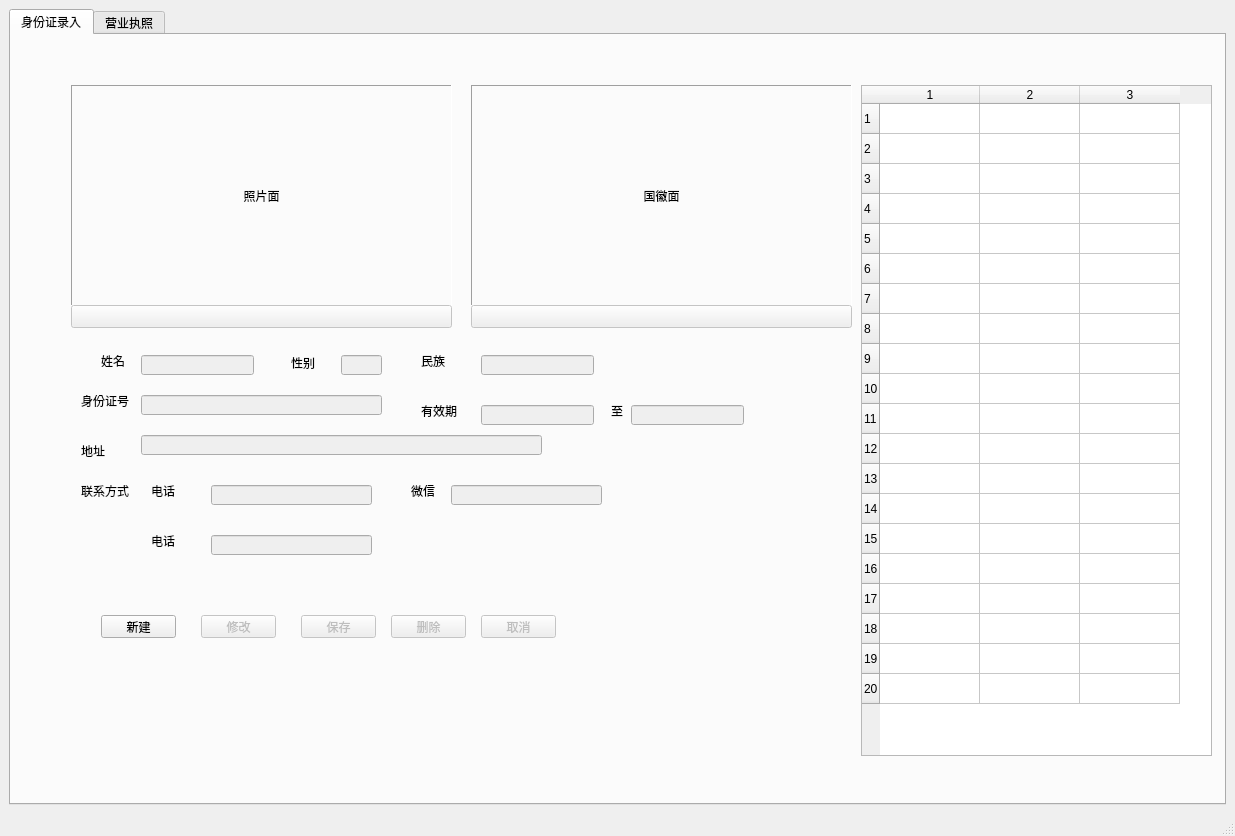
<?xml version="1.0" encoding="UTF-8"?>
<ui version="4.0">
 <class>MainWindow</class>
 <widget class="QMainWindow" name="MainWindow">
  <property name="geometry">
   <rect>
    <x>0</x>
    <y>0</y>
    <width>1235</width>
    <height>836</height>
   </rect>
  </property>
  <property name="windowTitle">
   <string>MainWindow</string>
  </property>
  <widget class="QWidget" name="centralwidget">
   <layout class="QGridLayout" name="gridLayout">
    <item row="0" column="0">
     <widget class="QTabWidget" name="tabWidget">
      <property name="currentIndex">
       <number>0</number>
      </property>
      <widget class="QWidget" name="base_info">
       <attribute name="title">
        <string>身份证录入</string>
       </attribute>
       <widget class="QLabel" name="lbl_Front">
        <property name="geometry">
         <rect>
          <x>60</x>
          <y>50</y>
          <width>381</width>
          <height>221</height>
         </rect>
        </property>
        <property name="sizePolicy">
         <sizepolicy hsizetype="Fixed" vsizetype="Fixed">
          <horstretch>0</horstretch>
          <verstretch>0</verstretch>
         </sizepolicy>
        </property>
        <property name="frameShape">
         <enum>QFrame::Panel</enum>
        </property>
        <property name="frameShadow">
         <enum>QFrame::Sunken</enum>
        </property>
        <property name="text">
         <string>照片面</string>
        </property>
        <property name="alignment">
         <set>Qt::AlignCenter</set>
        </property>
       </widget>
       <widget class="QLabel" name="lbl_back">
        <property name="geometry">
         <rect>
          <x>460</x>
          <y>50</y>
          <width>381</width>
          <height>221</height>
         </rect>
        </property>
        <property name="sizePolicy">
         <sizepolicy hsizetype="Fixed" vsizetype="Fixed">
          <horstretch>0</horstretch>
          <verstretch>0</verstretch>
         </sizepolicy>
        </property>
        <property name="frameShape">
         <enum>QFrame::Panel</enum>
        </property>
        <property name="frameShadow">
         <enum>QFrame::Sunken</enum>
        </property>
        <property name="text">
         <string>国徽面</string>
        </property>
        <property name="alignment">
         <set>Qt::AlignCenter</set>
        </property>
       </widget>
       <widget class="QPushButton" name="btnF">
        <property name="enabled">
         <bool>false</bool>
        </property>
        <property name="geometry">
         <rect>
          <x>60</x>
          <y>270</y>
          <width>381</width>
          <height>23</height>
         </rect>
        </property>
        <property name="text">
         <string/>
        </property>
       </widget>
       <widget class="QPushButton" name="btnB">
        <property name="enabled">
         <bool>false</bool>
        </property>
        <property name="geometry">
         <rect>
          <x>460</x>
          <y>270</y>
          <width>381</width>
          <height>23</height>
         </rect>
        </property>
        <property name="text">
         <string/>
        </property>
       </widget>
       <widget class="QLabel" name="label">
        <property name="geometry">
         <rect>
          <x>90</x>
          <y>320</y>
          <width>54</width>
          <height>12</height>
         </rect>
        </property>
        <property name="text">
         <string>姓名</string>
        </property>
       </widget>
       <widget class="QLineEdit" name="txt_name">
        <property name="enabled">
         <bool>false</bool>
        </property>
        <property name="geometry">
         <rect>
          <x>130</x>
          <y>320</y>
          <width>113</width>
          <height>20</height>
         </rect>
        </property>
       </widget>
       <widget class="QLabel" name="label_2">
        <property name="geometry">
         <rect>
          <x>280</x>
          <y>320</y>
          <width>41</width>
          <height>16</height>
         </rect>
        </property>
        <property name="text">
         <string>性别</string>
        </property>
       </widget>
       <widget class="QLineEdit" name="txt_sex">
        <property name="enabled">
         <bool>false</bool>
        </property>
        <property name="geometry">
         <rect>
          <x>330</x>
          <y>320</y>
          <width>41</width>
          <height>20</height>
         </rect>
        </property>
       </widget>
       <widget class="QLineEdit" name="txt_id_numer">
        <property name="enabled">
         <bool>false</bool>
        </property>
        <property name="geometry">
         <rect>
          <x>130</x>
          <y>360</y>
          <width>241</width>
          <height>20</height>
         </rect>
        </property>
       </widget>
       <widget class="QLabel" name="label_3">
        <property name="geometry">
         <rect>
          <x>70</x>
          <y>360</y>
          <width>54</width>
          <height>12</height>
         </rect>
        </property>
        <property name="text">
         <string>身份证号</string>
        </property>
       </widget>
       <widget class="QLineEdit" name="txt_address">
        <property name="enabled">
         <bool>false</bool>
        </property>
        <property name="geometry">
         <rect>
          <x>130</x>
          <y>400</y>
          <width>401</width>
          <height>20</height>
         </rect>
        </property>
       </widget>
       <widget class="QLabel" name="label_4">
        <property name="geometry">
         <rect>
          <x>70</x>
          <y>410</y>
          <width>54</width>
          <height>12</height>
         </rect>
        </property>
        <property name="text">
         <string>地址</string>
        </property>
       </widget>
       <widget class="QLineEdit" name="txt_nation">
        <property name="enabled">
         <bool>false</bool>
        </property>
        <property name="geometry">
         <rect>
          <x>470</x>
          <y>320</y>
          <width>113</width>
          <height>20</height>
         </rect>
        </property>
       </widget>
       <widget class="QLabel" name="label_5">
        <property name="geometry">
         <rect>
          <x>410</x>
          <y>320</y>
          <width>54</width>
          <height>12</height>
         </rect>
        </property>
        <property name="text">
         <string>民族</string>
        </property>
       </widget>
       <widget class="QLabel" name="label_6">
        <property name="geometry">
         <rect>
          <x>410</x>
          <y>370</y>
          <width>54</width>
          <height>12</height>
         </rect>
        </property>
        <property name="text">
         <string>有效期</string>
        </property>
       </widget>
       <widget class="QLineEdit" name="txt_start">
        <property name="enabled">
         <bool>false</bool>
        </property>
        <property name="geometry">
         <rect>
          <x>470</x>
          <y>370</y>
          <width>113</width>
          <height>20</height>
         </rect>
        </property>
       </widget>
       <widget class="QLineEdit" name="txt_end">
        <property name="enabled">
         <bool>false</bool>
        </property>
        <property name="geometry">
         <rect>
          <x>620</x>
          <y>370</y>
          <width>113</width>
          <height>20</height>
         </rect>
        </property>
       </widget>
       <widget class="QLabel" name="label_7">
        <property name="geometry">
         <rect>
          <x>600</x>
          <y>370</y>
          <width>54</width>
          <height>12</height>
         </rect>
        </property>
        <property name="text">
         <string>至</string>
        </property>
       </widget>
       <widget class="QLabel" name="label_8">
        <property name="geometry">
         <rect>
          <x>70</x>
          <y>450</y>
          <width>54</width>
          <height>12</height>
         </rect>
        </property>
        <property name="text">
         <string>联系方式</string>
        </property>
       </widget>
       <widget class="QLineEdit" name="txt_Phone">
        <property name="enabled">
         <bool>false</bool>
        </property>
        <property name="geometry">
         <rect>
          <x>200</x>
          <y>450</y>
          <width>161</width>
          <height>20</height>
         </rect>
        </property>
       </widget>
       <widget class="QLabel" name="label_9">
        <property name="geometry">
         <rect>
          <x>140</x>
          <y>450</y>
          <width>54</width>
          <height>12</height>
         </rect>
        </property>
        <property name="text">
         <string>电话</string>
        </property>
       </widget>
       <widget class="QLabel" name="label_10">
        <property name="geometry">
         <rect>
          <x>400</x>
          <y>450</y>
          <width>54</width>
          <height>12</height>
         </rect>
        </property>
        <property name="text">
         <string>微信</string>
        </property>
       </widget>
       <widget class="QLineEdit" name="txt_wechat">
        <property name="enabled">
         <bool>false</bool>
        </property>
        <property name="geometry">
         <rect>
          <x>440</x>
          <y>450</y>
          <width>151</width>
          <height>20</height>
         </rect>
        </property>
       </widget>
       <widget class="QTableWidget" name="tableWidget">
        <property name="enabled">
         <bool>true</bool>
        </property>
        <property name="geometry">
         <rect>
          <x>850</x>
          <y>50</y>
          <width>351</width>
          <height>671</height>
         </rect>
        </property>
        <property name="selectionBehavior">
         <enum>QAbstractItemView::SelectRows</enum>
        </property>
        <property name="rowCount">
         <number>20</number>
        </property>
        <property name="columnCount">
         <number>3</number>
        </property>
        <row/>
        <row/>
        <row/>
        <row/>
        <row/>
        <row/>
        <row/>
        <row/>
        <row/>
        <row/>
        <row/>
        <row/>
        <row/>
        <row/>
        <row/>
        <row/>
        <row/>
        <row/>
        <row/>
        <row/>
        <column/>
        <column/>
        <column/>
       </widget>
       <widget class="QPushButton" name="btnOK">
        <property name="enabled">
         <bool>false</bool>
        </property>
        <property name="geometry">
         <rect>
          <x>290</x>
          <y>580</y>
          <width>75</width>
          <height>23</height>
         </rect>
        </property>
        <property name="text">
         <string>保存</string>
        </property>
       </widget>
       <widget class="QPushButton" name="btnNew">
        <property name="geometry">
         <rect>
          <x>90</x>
          <y>580</y>
          <width>75</width>
          <height>23</height>
         </rect>
        </property>
        <property name="text">
         <string>新建</string>
        </property>
       </widget>
       <widget class="QPushButton" name="btnEdit">
        <property name="enabled">
         <bool>false</bool>
        </property>
        <property name="geometry">
         <rect>
          <x>190</x>
          <y>580</y>
          <width>75</width>
          <height>23</height>
         </rect>
        </property>
        <property name="text">
         <string>修改</string>
        </property>
       </widget>
       <widget class="QPushButton" name="btnCancel">
        <property name="enabled">
         <bool>false</bool>
        </property>
        <property name="geometry">
         <rect>
          <x>470</x>
          <y>580</y>
          <width>75</width>
          <height>23</height>
         </rect>
        </property>
        <property name="text">
         <string>取消</string>
        </property>
       </widget>
       <widget class="QPushButton" name="btnDel">
        <property name="enabled">
         <bool>false</bool>
        </property>
        <property name="geometry">
         <rect>
          <x>380</x>
          <y>580</y>
          <width>75</width>
          <height>23</height>
         </rect>
        </property>
        <property name="text">
         <string>删除</string>
        </property>
       </widget>
       <widget class="QLabel" name="label_11">
        <property name="geometry">
         <rect>
          <x>140</x>
          <y>500</y>
          <width>54</width>
          <height>12</height>
         </rect>
        </property>
        <property name="text">
         <string>电话</string>
        </property>
       </widget>
       <widget class="QLineEdit" name="txt_check">
        <property name="enabled">
         <bool>false</bool>
        </property>
        <property name="geometry">
         <rect>
          <x>200</x>
          <y>500</y>
          <width>161</width>
          <height>20</height>
         </rect>
        </property>
       </widget>
      </widget>
      <widget class="QWidget" name="tab_2">
       <attribute name="title">
        <string>营业执照</string>
       </attribute>
      </widget>
     </widget>
    </item>
   </layout>
  </widget>
  <widget class="QMenuBar" name="menubar">
   <property name="geometry">
    <rect>
     <x>0</x>
     <y>0</y>
     <width>1235</width>
     <height>22</height>
    </rect>
   </property>
  </widget>
  <widget class="QStatusBar" name="statusbar"/>
 </widget>
 <resources/>
 <connections/>
</ui>
